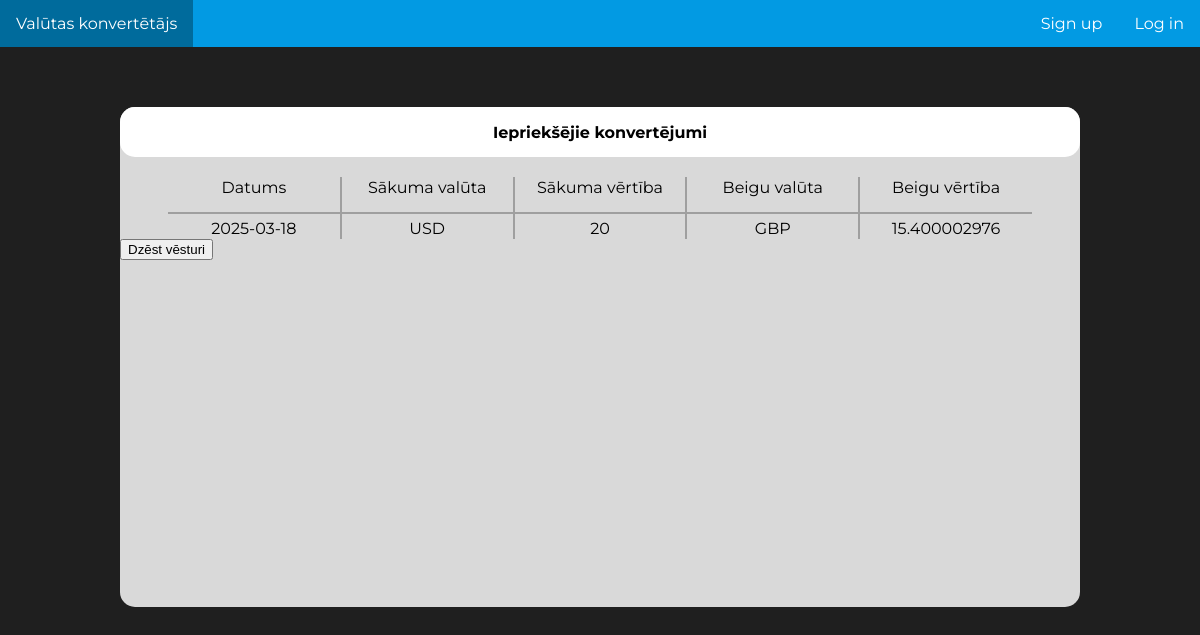
Before: /history with the older database file.
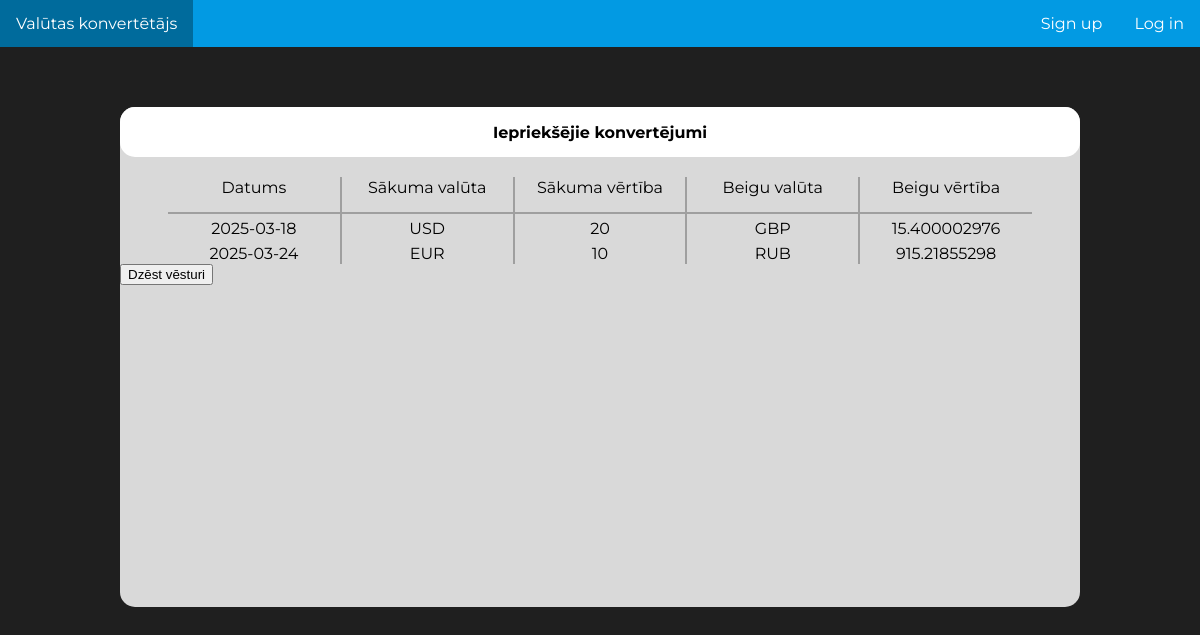
After: the same page with the newer database file.
### tables this page shows
CREATE TABLE "conversion_history" (
	"user_id"	INTEGER,
	"value_from"	INTEGER,
	"currency_from"	TEXT,
	"value_to"	INTEGER,
	"currency_to"	TEXT,
	"date"	TEXT,
	"time"	TEXT,
	FOREIGN KEY("user_id") REFERENCES "user"("user_id")
);

### currency_converter.py (the view)
@app.route("/history", methods = ["GET"])
def history():
    db = utilities.Database()
    history = db.get_histrory()
    print(history == [])
    if history == []:
        return render_template("history.html", history = (("", "", "", "", "", "", "")))
    else:
        return render_template("history.html", history = history)

### utilities.py (called while the page is built)
    def get_histrory(self):
        self.cur.execute("""SELECT * FROM 'conversion_history'""")
        history = self.cur.fetchall()
        self.cur.close()
        return history

### templates/history.html (shortened to what this page needs)
<!DOCTYPE html>
<html lang="en">
  <head>
    <link rel="stylesheet" type="text/css" href="{{ url_for('static', filename='style.css' ) }}">
  </head>
    <body>
        <div>
          <ul class="navbar">
            <li><a href="/ieiet">Log in</a></li>
            <li><a href="/regisreties">Sign up</a></li>
            <li style="float:left"><a href="/">Valūtas konvertētājs</a></li>
          </ul>
        </div>
        <div class="mother-box">
            <div class="big-box">
                <div class="big-box-title-box">
                    Iepriekšējie konvertējumi
                </div>
                <div class="table-area">
                    <table class="big-box-table">
                        <tr>
                          <th class="borderized-right">Datums</th>
                          <th class="borderized-right">Sākuma valūta</th>
                          <th class="borderized-right">Sākuma vērtība</th>
                          <th class="borderized-right">Beigu valūta</th>
                          <th>Beigu vērtība</th>
                        </tr>
                        {% for row in history %}
                          <tr>
                            <td class="borderized-right">{{ row [5] }}</td>
                            <td class="borderized-right">{{ row [2] }}</td>
                            <td class="borderized-right">{{ row [1] }}</td>
                            <td class="borderized-right">{{ row [4] }}</td>
                            <td>{{ row [3] }}</td>
                          </tr>
                        {% endfor %}
                      </table>
                </div>
                <form action="/api/delete_history">
                <input type="submit" name="delete_history" value="Dzēst vēsturi"/>
                </form>
            </div>
        </div>
    </body>
</html>

### static/style.css (style rules this page uses)
.navbar { list-style-type: none; margin: 0; padding: 0; overflow: hidden; width: 100%; background-color: #029AE3; transition: 0.3s; }
li { float: right; }
li a { display: block; color: white; padding: 14px 16px; text-decoration: none; transition: 0.3s; }
body { display: block; font-family: 'Montserrat', serif; margin: 0px; background-color: #1f1f1f; }
.big-box { height: 500px; width: 80%; background-color: #D9D9D9; display: block; margin: auto; border-radius: 15px; }
.big-box-title-box { display: inline-block; height: 50px; border-radius: 15px; width: 100%; background-color: #ffffff; align-content: center; text-align: center; font-weight: bold; }
.mother-box { margin-top: 60px; }
.big-box-table { text-align: center; width: 100%; }
.table-area { margin-top: 20px; margin-left: auto; margin-right: auto; width: 90%; }
th { font-weight: normal; width: 20%; padding-bottom: 15px; border-bottom: 2px solid #9F9F9F; }
td { padding-top: 5px; }
.borderized-right { border-right: 2px solid #9F9F9F; }
table { border-collapse: collapse; }

Changed rows visible on the page:
added conversion_history: date "2025-03-24", currency_from "EUR", value_from "10", currency_to "RUB", value_to "915.21855298"
